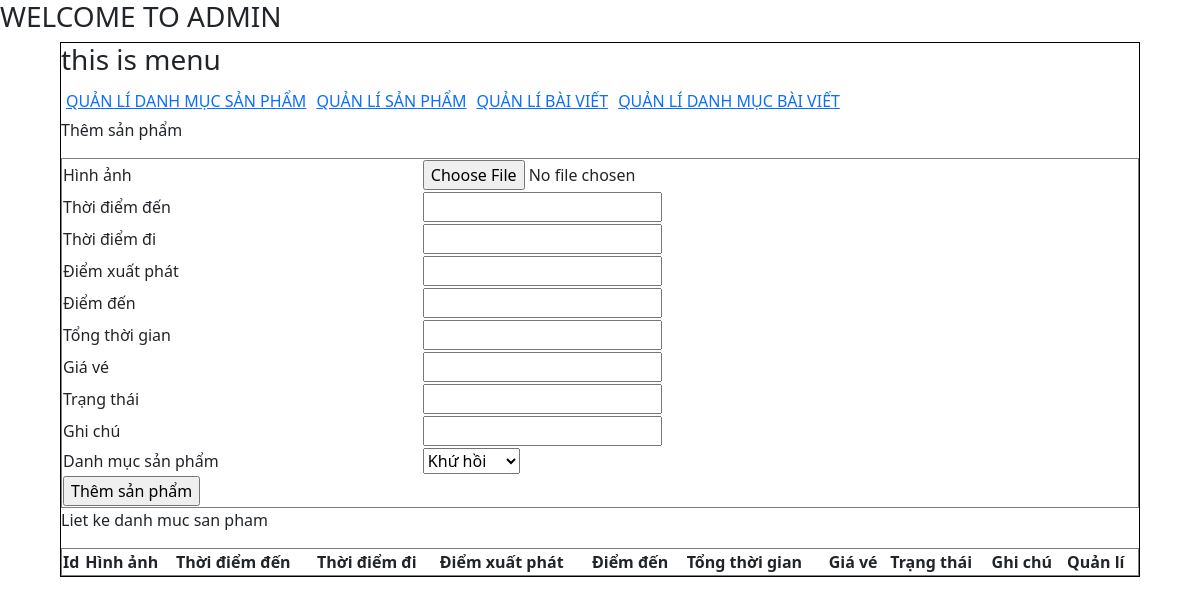
Page /admincp/index.php?action=quanlisp&query=them on the earlier database version.
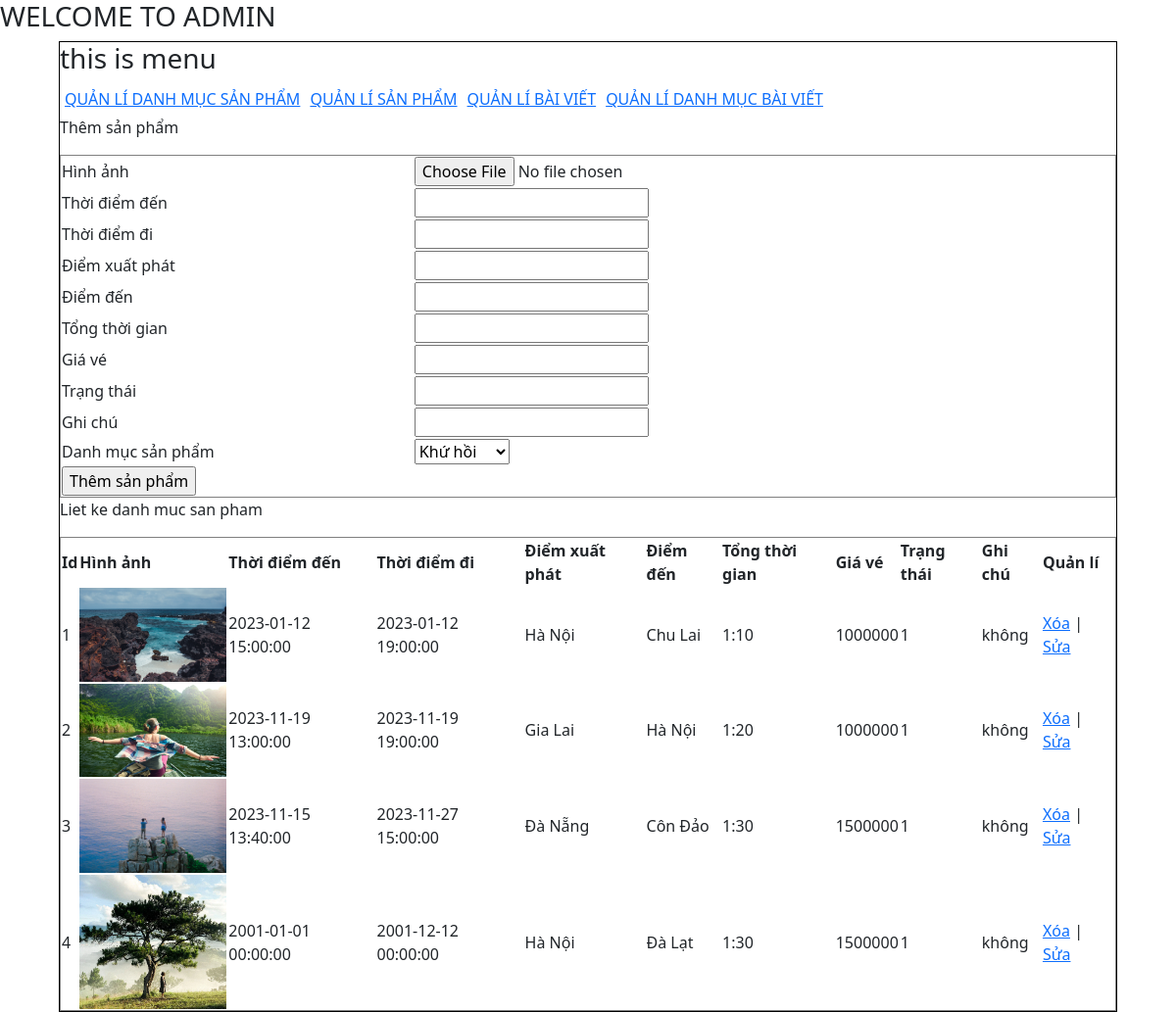
Same page on the later database version.
### tables this page shows
CREATE TABLE Flight (
  FlightID int(11) NOT NULL AUTO_INCREMENT PRIMARY KEY,
  hinhanh varchar(100) not null, 
  thoidiem_den datetime NOT NULL,
  thoidiem_di datetime NOT NULL,
  diem_xuatphat varchar(50) NOT NULL,
  diem_den varchar(50) NOT NULL,
  tong_thoi_gian varchar(20) NOT NULL,
  gia_ve int(11) NOT NULL,
  trang_thai varchar(20) DEFAULT NULL,
  ghi_chu varchar(50) DEFAULT NULL, 
  id_danhmuc int not null,
  FOREIGN KEY (id_danhmuc) REFERENCES tbl_danhmuc(id_danhmuc) ON UPDATE CASCADE
);

### admincp/modules/quanlisp/lietke.php (the view)
<?php
    $sql_lietke_sp = "SELECT * FROM flight, tbl_danhmuc where flight.id_danhmuc = tbl_danhmuc.id_danhmuc ORDER BY
    FlightID  DESC";
    $query_lietke_sp = mysqli_query($mysqli, $sql_lietke_sp);
?>
<p>Liet ke danh muc san pham</p>
<table style = " width:100%" border="1" style ="border-collapse: collapse;">
<tr>
    <th>Id</th>
    <th>Hình ảnh</th>
    <th>Thời điểm đến</th>
    <th>Thời điểm đi</th>
    <th>Điểm xuất phát</th>
    <th>Điểm đến</th>
    <th>Tổng thời gian</th>
    <th>Giá vé</th>
    <th>Trạng thái</th>
    <th>Ghi chú</th>
    <th>Quản lí</th>
</tr>
<?php
$i =0 ;
while($row = mysqli_fetch_array($query_lietke_sp)) {
    $i++ ;
?>
    <tr>
        <td><?php echo $i ?></td>
        <td><img src="modules/quanlisp/uploads/<?php echo $row['hinhanh']?>" width = "150px"></td>
        <td><?php echo  $row['thoidiem_den']  ?></td>
        <td><?php echo ($row['thoidiem_di'])  ?></td>
        <td><?php echo ($row['diem_xuatphat'])  ?></td>
        <td><?php echo ($row['diem_den'])  ?></td>
        <td><?php echo ($row['tong_thoi_gian'])  ?></td>
        <td><?php echo ($row['gia_ve'])  ?></td>
        <td><?php echo ($row['trang_thai'])  ?></td>
        <td><?php echo ($row['ghi_chu'])  ?></td>
        <td>
    <a href="modules/quanlisp/xuly.php?idsanpham=<?php echo $row['FlightID']?>">Xóa</a> |
    <a href="?action=quanlisp&query=sua&idsanpham=<?php echo $row['FlightID']?>">Sửa</a>
</td>
    </tr>
<?php
}
?>
</table>

### admincp/index.php (shortened to what this page needs)
<!DOCTYPE html>
<html lang="en">
<head>
    <link rel="stylesheet" href="css/styleadmincp.css">
    <link rel="stylesheet" type="text/css" href="bootstrap/css/bootstrap.css">
</head>
<body>
    <H3>WELCOME TO ADMIN</H3>
    <div class="wrapper">
    <?php
        include("modules/menu.php");
        include("modules/main.php");
      ?>
    </div>
</body>
</html>

### admincp/modules/menu.php
<h3>this is menu</h3>
<ul class="admincp_list">
    <li><a href="index.php?action=quanlidanhmucsanpham&query=them">QUẢN LÍ DANH MỤC SẢN PHẨM</a></li>
    <li><a href="index.php?action=quanlisp&query=them">QUẢN LÍ SẢN PHẨM</a></li>
    <li><a href="index.php?action=quanlibaiviet&query=them">QUẢN LÍ BÀI VIẾT</a></li>
    <li><a href="index.php?action=quanlidanhmucbaiviet&query=them">QUẢN LÍ DANH MỤC BÀI VIẾT</a></li>
</ul>

### admincp/modules/main.php (shortened to what this page needs)
<div class="main">
    <?php
        if(isset($_GET['action']) && isset($_GET['query'])) {
            $tam = $_GET['action'];
            $query = $_GET['query'];
        } else {
            $tam = '';
            $query ='';
        }
        if($tam ==  'quanlidanhmucsanpham' && $query=='them') {
            echo "$tam, $query";
            include("modules/quanlidanhmucsp/them.php");
            include("modules/quanlidanhmucsp/lietke.php");
        } elseif($tam ==  'quanlidanhmucsanpham' && $query=='sua') {
            echo "$tam, $query";
            include("modules/quanlidanhmucsp/sua.php");
        }elseif($tam =='quanlisp' && $query=='them') {
            include("modules/quanlisp/them.php");
            include("modules/quanlisp/lietke.php");
        } elseif($tam =='quanlisp' && $query=='sua') {
            include("modules/quanlisp/sua.php");
        }
         else {
            include ("modules/dashboard.php");
        }
    ?>
</div>

### admincp/modules/quanlisp/them.php
<p>Thêm sản phẩm</p>
<table border="1px" width="100%" style="border-collapse: collapse;">
    <form method="POST" action="modules/quanlisp/xuly.php" enctype="multipart/form-data">
        <tr>
            <td>Hình ảnh</td>
            <td><input type="file" name="hinhanh" /></td>
        </tr>
        <tr>
            <td>Thời điểm đến</td>
            <td><input type="text" name="thoidiemden" /></td>
        </tr>
        <tr>
            <td>Thời điểm đi</td>
            <td><input type="text" name="thoidiemdi" /></td>
        </tr>
        <tr>
            <td>Điểm xuất phát</td>
            <td><input type="text" name="diemxuatphat" /></td>
        </tr>
        <tr>
            <td>Điểm đến</td>
            <td><input type="text" name="diemden" /></td>
        </tr>
        <tr>
            <td>Tổng thời gian</td>
            <td><input type="text" name="tongthoigian" /></td>
        </tr>
        <tr>
            <td>Giá vé</td>
            <td><input type="text" name="giave" /></td>
        </tr>
        <tr>
            <td>Trạng thái</td>
            <td><input type="text" name="trangthai" /></td>
        </tr>
        <tr>
            <td>Ghi chú</td>
            <td><input type="text" name="ghichu" /></td>
        </tr>
        <tr>
            <td>Danh mục sản phẩm</td>
            <td>
              <select name="danhmuc">
                <?php
                $sql_danhmuc = "SELECT * FROM tbl_danhmuc ORDER BY id_danhmuc DESC";
                $query_danhmuc = mysqli_query($mysqli,$sql_danhmuc );
                while($row_danhmuc = mysqli_fetch_array($query_danhmuc)) {
                ?>
                <option value = "<?php echo $row_danhmuc['id_danhmuc'] ?>"><?php echo $row_danhmuc['tendanhmuc']?></option>
                <?php
                }
                ?>
              </select>
            </td>
        </tr>
        <tr>
            <td colspan="2"><input type="submit" name="themsanpham" value="Thêm sản phẩm" /></td>
        </tr>
    </form>
</table>

### admincp/css/styleadmincp.css (style rules this page uses)
ul.admincp_list { padding :0 ; margin : 0 ; list-style: none; }
ul.admincp_list li { float : left ; margin : 5px ; }
.wrapper { border :1px solid #000; height: auto; width: 90%; margin:0 auto ; }

Differences in the rows shown:
added flight: hinhanh (picture), thoidiem_den "2023-01-12 15:00:00", thoidiem_di "2023-01-12 19:00:00", diem_xuatphat "Hà Nội", diem_den "Chu Lai", tong_thoi_gian "1:10", gia_ve "1000000", trang_thai "1", ghi_chu "không"
added flight: hinhanh (picture), thoidiem_den "2023-11-19 13:00:00", thoidiem_di "2023-11-19 19:00:00", diem_xuatphat "Gia Lai", diem_den "Hà Nội", tong_thoi_gian "1:20", gia_ve "1000000", trang_thai "1", ghi_chu "không"
added flight: hinhanh (picture), thoidiem_den "2023-11-15 13:40:00", thoidiem_di "2023-11-27 15:00:00", diem_xuatphat "Đà Nẵng", diem_den "Côn Đảo", tong_thoi_gian "1:30", gia_ve "1500000", trang_thai "1", ghi_chu "không"
added flight: hinhanh (picture), thoidiem_den "2001-01-01 00:00:00", thoidiem_di "2001-12-12 00:00:00", diem_xuatphat "Hà Nội", diem_den "Đà Lạt", tong_thoi_gian "1:30", gia_ve "1500000", trang_thai "1", ghi_chu "không"
